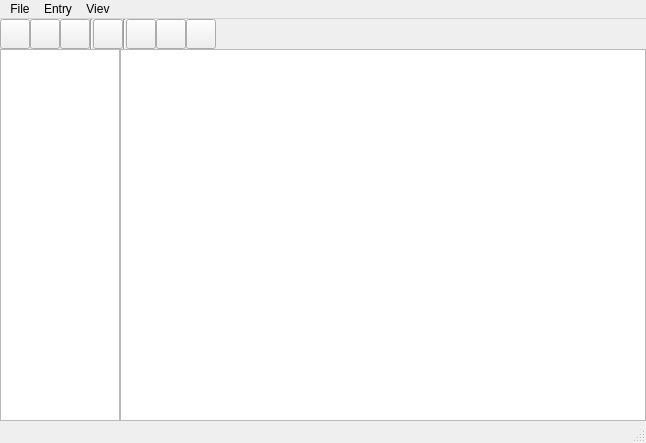
<?xml version="1.0" encoding="UTF-8"?>
<ui version="4.0">
 <class>MainWindow</class>
 <widget class="QMainWindow" name="MainWindow">
  <property name="geometry">
   <rect>
    <x>0</x>
    <y>0</y>
    <width>646</width>
    <height>443</height>
   </rect>
  </property>
  <property name="windowTitle">
   <string>MainWindow</string>
  </property>
  <widget class="QWidget" name="centralwidget">
   <property name="maximumSize">
    <size>
     <width>16777215</width>
     <height>16777215</height>
    </size>
   </property>
   <layout class="QGridLayout" name="gridLayout">
    <property name="leftMargin">
     <number>0</number>
    </property>
    <property name="topMargin">
     <number>0</number>
    </property>
    <property name="rightMargin">
     <number>0</number>
    </property>
    <property name="bottomMargin">
     <number>0</number>
    </property>
    <property name="horizontalSpacing">
     <number>7</number>
    </property>
    <property name="verticalSpacing">
     <number>0</number>
    </property>
    <item row="2" column="0">
     <layout class="QHBoxLayout" name="horizontalLayout_3">
      <property name="spacing">
       <number>0</number>
      </property>
      <item>
       <widget class="QListWidget" name="listWidget">
        <property name="minimumSize">
         <size>
          <width>100</width>
          <height>0</height>
         </size>
        </property>
        <property name="maximumSize">
         <size>
          <width>120</width>
          <height>16777215</height>
         </size>
        </property>
       </widget>
      </item>
      <item>
       <widget class="QTableView" name="tableView">
        <property name="maximumSize">
         <size>
          <width>16777215</width>
          <height>16777215</height>
         </size>
        </property>
        <property name="styleSheet">
         <string notr="true"/>
        </property>
       </widget>
      </item>
     </layout>
    </item>
    <item row="0" column="0">
     <layout class="QHBoxLayout" name="horizontalLayout_2">
      <property name="spacing">
       <number>0</number>
      </property>
      <item>
       <widget class="QPushButton" name="buttonNew">
        <property name="enabled">
         <bool>true</bool>
        </property>
        <property name="sizePolicy">
         <sizepolicy hsizetype="Minimum" vsizetype="Fixed">
          <horstretch>30</horstretch>
          <verstretch>30</verstretch>
         </sizepolicy>
        </property>
        <property name="minimumSize">
         <size>
          <width>30</width>
          <height>30</height>
         </size>
        </property>
        <property name="maximumSize">
         <size>
          <width>30</width>
          <height>30</height>
         </size>
        </property>
        <property name="text">
         <string/>
        </property>
        <property name="icon">
         <iconset theme="QIcon::ThemeIcon::DocumentNew"/>
        </property>
        <property name="checkable">
         <bool>false</bool>
        </property>
       </widget>
      </item>
      <item>
       <widget class="QPushButton" name="buttonOpen">
        <property name="sizePolicy">
         <sizepolicy hsizetype="Minimum" vsizetype="Fixed">
          <horstretch>30</horstretch>
          <verstretch>30</verstretch>
         </sizepolicy>
        </property>
        <property name="minimumSize">
         <size>
          <width>30</width>
          <height>30</height>
         </size>
        </property>
        <property name="maximumSize">
         <size>
          <width>30</width>
          <height>30</height>
         </size>
        </property>
        <property name="text">
         <string/>
        </property>
        <property name="icon">
         <iconset theme="QIcon::ThemeIcon::DocumentOpen"/>
        </property>
       </widget>
      </item>
      <item>
       <widget class="QPushButton" name="buttonSave">
        <property name="sizePolicy">
         <sizepolicy hsizetype="Minimum" vsizetype="Fixed">
          <horstretch>30</horstretch>
          <verstretch>30</verstretch>
         </sizepolicy>
        </property>
        <property name="minimumSize">
         <size>
          <width>30</width>
          <height>30</height>
         </size>
        </property>
        <property name="maximumSize">
         <size>
          <width>30</width>
          <height>30</height>
         </size>
        </property>
        <property name="text">
         <string/>
        </property>
        <property name="icon">
         <iconset theme="QIcon::ThemeIcon::DocumentSave"/>
        </property>
       </widget>
      </item>
      <item>
       <widget class="Line" name="line">
        <property name="orientation">
         <enum>Qt::Orientation::Vertical</enum>
        </property>
       </widget>
      </item>
      <item>
       <widget class="QPushButton" name="buttonAddEntry">
        <property name="sizePolicy">
         <sizepolicy hsizetype="Minimum" vsizetype="Fixed">
          <horstretch>30</horstretch>
          <verstretch>30</verstretch>
         </sizepolicy>
        </property>
        <property name="minimumSize">
         <size>
          <width>30</width>
          <height>30</height>
         </size>
        </property>
        <property name="maximumSize">
         <size>
          <width>30</width>
          <height>30</height>
         </size>
        </property>
        <property name="text">
         <string/>
        </property>
        <property name="icon">
         <iconset theme="QIcon::ThemeIcon::MailAttachment"/>
        </property>
       </widget>
      </item>
      <item>
       <widget class="Line" name="line_2">
        <property name="orientation">
         <enum>Qt::Orientation::Vertical</enum>
        </property>
       </widget>
      </item>
      <item>
       <widget class="QPushButton" name="buttonCopyUsername">
        <property name="sizePolicy">
         <sizepolicy hsizetype="Fixed" vsizetype="Fixed">
          <horstretch>30</horstretch>
          <verstretch>30</verstretch>
         </sizepolicy>
        </property>
        <property name="minimumSize">
         <size>
          <width>30</width>
          <height>30</height>
         </size>
        </property>
        <property name="maximumSize">
         <size>
          <width>30</width>
          <height>30</height>
         </size>
        </property>
        <property name="text">
         <string/>
        </property>
        <property name="icon">
         <iconset theme="QIcon::ThemeIcon::UserAvailable"/>
        </property>
       </widget>
      </item>
      <item>
       <widget class="QPushButton" name="buttonCopyPassword">
        <property name="sizePolicy">
         <sizepolicy hsizetype="Minimum" vsizetype="Fixed">
          <horstretch>30</horstretch>
          <verstretch>30</verstretch>
         </sizepolicy>
        </property>
        <property name="minimumSize">
         <size>
          <width>30</width>
          <height>30</height>
         </size>
        </property>
        <property name="maximumSize">
         <size>
          <width>30</width>
          <height>30</height>
         </size>
        </property>
        <property name="text">
         <string/>
        </property>
        <property name="icon">
         <iconset theme="QIcon::ThemeIcon::MailAttachment"/>
        </property>
       </widget>
      </item>
      <item>
       <widget class="QPushButton" name="buttonDeleteEntry">
        <property name="sizePolicy">
         <sizepolicy hsizetype="Minimum" vsizetype="Fixed">
          <horstretch>30</horstretch>
          <verstretch>30</verstretch>
         </sizepolicy>
        </property>
        <property name="minimumSize">
         <size>
          <width>30</width>
          <height>30</height>
         </size>
        </property>
        <property name="maximumSize">
         <size>
          <width>30</width>
          <height>30</height>
         </size>
        </property>
        <property name="text">
         <string/>
        </property>
        <property name="icon">
         <iconset theme="QIcon::ThemeIcon::EditClear"/>
        </property>
       </widget>
      </item>
      <item>
       <spacer name="horizontalSpacer">
        <property name="orientation">
         <enum>Qt::Orientation::Horizontal</enum>
        </property>
        <property name="sizeType">
         <enum>QSizePolicy::Policy::Expanding</enum>
        </property>
        <property name="sizeHint" stdset="0">
         <size>
          <width>40</width>
          <height>20</height>
         </size>
        </property>
       </spacer>
      </item>
     </layout>
    </item>
   </layout>
  </widget>
  <widget class="QMenuBar" name="menubar">
   <property name="geometry">
    <rect>
     <x>0</x>
     <y>0</y>
     <width>646</width>
     <height>25</height>
    </rect>
   </property>
   <widget class="QMenu" name="menuFile">
    <property name="focusPolicy">
     <enum>Qt::FocusPolicy::NoFocus</enum>
    </property>
    <property name="title">
     <string>File</string>
    </property>
    <addaction name="actionNew"/>
    <addaction name="actionOpen"/>
    <addaction name="actionClose"/>
   </widget>
   <widget class="QMenu" name="menuEntry">
    <property name="title">
     <string>Entry</string>
    </property>
    <widget class="QMenu" name="menuUrl">
     <property name="title">
      <string>Url</string>
     </property>
     <addaction name="actionOpenUrl"/>
     <addaction name="actionCopyUrl"/>
    </widget>
    <addaction name="actionCopy_User_Name"/>
    <addaction name="actionCopy_Password"/>
    <addaction name="menuUrl"/>
    <addaction name="separator"/>
    <addaction name="actionAdd_Entry"/>
    <addaction name="actionEdit_Entry"/>
    <addaction name="actionDuplicate_Entry"/>
    <addaction name="actionDelete_Entry"/>
   </widget>
   <widget class="QMenu" name="menuViev">
    <property name="title">
     <string>Viev</string>
    </property>
    <addaction name="actionChange_Language"/>
    <addaction name="separator"/>
    <addaction name="actionChange_color_scheme"/>
    <addaction name="actionShow_Toolbar"/>
    <addaction name="separator"/>
    <addaction name="actionConfigure_Columns"/>
   </widget>
   <addaction name="menuFile"/>
   <addaction name="menuEntry"/>
   <addaction name="menuViev"/>
  </widget>
  <widget class="QStatusBar" name="statusbar"/>
  <action name="actionNew">
   <property name="text">
    <string>New</string>
   </property>
  </action>
  <action name="actionOpen">
   <property name="text">
    <string>Open</string>
   </property>
  </action>
  <action name="actionClose">
   <property name="text">
    <string>Close</string>
   </property>
  </action>
  <action name="actionCopy_User_Name">
   <property name="text">
    <string>Copy User Name</string>
   </property>
  </action>
  <action name="actionCopy_Password">
   <property name="text">
    <string>Copy Password</string>
   </property>
  </action>
  <action name="actionAdd_Entry">
   <property name="text">
    <string>Add Entry</string>
   </property>
  </action>
  <action name="actionEdit_Entry">
   <property name="text">
    <string>Edit Entry</string>
   </property>
  </action>
  <action name="actionDelete_Entry">
   <property name="text">
    <string>Delete Entry</string>
   </property>
  </action>
  <action name="actionDuplicate_Entry">
   <property name="text">
    <string>Duplicate Entry</string>
   </property>
  </action>
  <action name="actionChange_Language">
   <property name="text">
    <string>Change Language</string>
   </property>
  </action>
  <action name="actionChange_color_scheme">
   <property name="text">
    <string>Change color scheme</string>
   </property>
  </action>
  <action name="actionShow_Toolbar">
   <property name="text">
    <string>Show Toolbar</string>
   </property>
  </action>
  <action name="actionConfigure_Columns">
   <property name="text">
    <string>Configure Columns</string>
   </property>
  </action>
  <action name="actionOpenUrl">
   <property name="text">
    <string>Open Url</string>
   </property>
  </action>
  <action name="actionCopyUrl">
   <property name="text">
    <string>Copy Url</string>
   </property>
  </action>
 </widget>
 <resources/>
 <connections/>
</ui>
